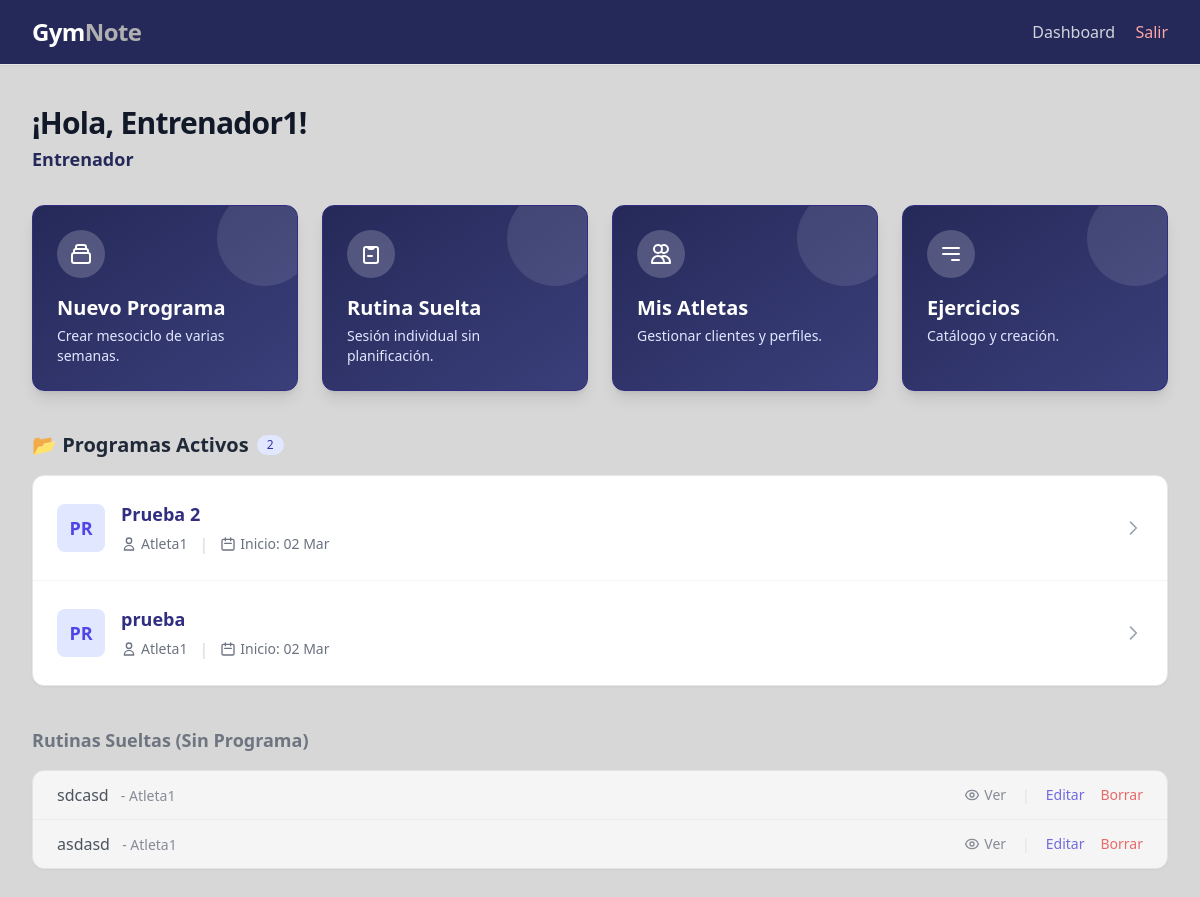
The app's page /dashboard/ (signed in) with its own data.
### core/models.py (models this page shows, shortened)
class PerfilUsuario(models.Model):
    TIPO_USUARIO = [
        ('entrenador', 'Entrenador'),
        ('atleta', 'Atleta'),
    ]
    user = models.OneToOneField(
        User,
        on_delete=models.CASCADE,
        related_name='perfil'  # Permite acceder al perfil mediante user.perfil
    )
    tipo = models.CharField(max_length=20, choices=TIPO_USUARIO)
    nombre = models.CharField(max_length=100)
    email = models.EmailField(unique=True)
    peso = models.DecimalField(
        max_digits=5,
        decimal_places=2,
        null=True,
        blank=True,
        help_text="Peso en kilogramos (solo atletas)"
    )
    entrenador = models.ForeignKey(
        'self',
        on_delete=models.SET_NULL,
        null=True,
        blank=True,
        related_name='atletas',
        help_text="Entrenador asignado (solo para atletas)"
    )
    class Meta:
        verbose_name = "Perfil de Usuario"
        verbose_name_plural = "Perfiles de Usuarios"
        ordering = ["nombre"]

class Mesociclo(models.Model):
    nombre = models.CharField(max_length=150, help_text="Ej: Bloque Hipertrofia - Enero")
    objetivo = models.CharField(max_length=200, blank=True, help_text="Objetivo principal (ej: Ganar Fuerza)")
    entrenador = models.ForeignKey(
        PerfilUsuario,
        on_delete=models.CASCADE,
        limit_choices_to={'tipo': 'entrenador'},
        related_name='mesociclos_creados'
    )
    atleta = models.ForeignKey(
        PerfilUsuario,
        on_delete=models.CASCADE,
        limit_choices_to={'tipo': 'atleta'},
        related_name='mesociclos'
    )
    fecha_inicio = models.DateField(default=timezone.now, verbose_name="Fecha de Inicio")
    semanas_objetivo = models.PositiveIntegerField(
        default=4,
        help_text="Duración planeada en semanas"
    )
    activo = models.BooleanField(default=True, help_text="Si está activo, aparece en el dashboard")
    notas = models.TextField(blank=True)
    created_at = models.DateTimeField(auto_now_add=True)
    class Meta:
        verbose_name = "Mesociclo"
        verbose_name_plural = "Mesociclos"
        ordering = ["-created_at"]

class Entrenamiento(models.Model):
    entrenador = models.ForeignKey(
        PerfilUsuario,
        on_delete=models.CASCADE,
        limit_choices_to={'tipo': 'entrenador'},  # Restringe la selección a usuarios con rol de entrenador.
        related_name='entrenamientos_creados'
    )
    atleta = models.ForeignKey(
        PerfilUsuario,
        on_delete=models.CASCADE,
        limit_choices_to={'tipo': 'atleta'},  # Restringe la selección a usuarios con rol de atleta.
        related_name='entrenamientos'
    )
    mesociclo = models.ForeignKey(
        Mesociclo,
        on_delete=models.SET_NULL,
        null=True,
        blank=True,
        related_name='entrenamientos',
        help_text="Bloque al que pertenece este entreno"
    )
    nombre = models.CharField(max_length=150, help_text="Nombre de la sesión (ej: Torso A)")
    notas = models.TextField(blank=True, help_text="Notas o comentarios del entrenamiento")
    semana = models.PositiveIntegerField(
        default=1,
        help_text="Número de semana dentro del mesociclo"
    )
    dia_orden = models.PositiveIntegerField(
        default=1,
        help_text="Orden de la sesión en la semana (1, 2, 3...)"
    )
    created_at = models.DateTimeField(auto_now_add=True)
    updated_at = models.DateTimeField(auto_now=True)
    class Meta:
        verbose_name = "Entrenamiento"
        verbose_name_plural = "Entrenamientos"
        ordering = ["-created_at"]
    nombre = models.CharField(max_length=150, help_text="Nombre del entrenamiento")
    notas = models.TextField(blank=True, help_text="Notas o comentarios del entrenamiento")
    ejercicios = models.ManyToManyField(
        Ejercicio,
        through='DetalleEntrenamiento',
        related_name='entrenamientos'
    )
    created_at = models.DateTimeField(auto_now_add=True)
    updated_at = models.DateTimeField(auto_now=True)
    class Meta:
        verbose_name = "Entrenamiento"
        verbose_name_plural = "Entrenamientos"
        ordering = ["-created_at"]  # Orden descendente por fecha de creación.

### core/views.py (the view, shortened to what this page needs)
# urls.py: path("", DashboardView.as_view(), name="home"),
class DashboardView(LoginRequiredMixin, TemplateView):
    template_name = "core/dashboard.html"
    def get_context_data(self, **kwargs):
        context = super().get_context_data(**kwargs)
        usuario = self.request.user
        try:
            perfil = getattr(usuario, 'perfil', None)
        except PerfilUsuario.DoesNotExist:
            perfil = None
        context["usuario"] = usuario
        context["perfil"] = perfil
        context["tipo_usuario"] = perfil.tipo if perfil else None
        if perfil:
            if perfil.tipo == "entrenador":
                context["mesociclos"] = Mesociclo.objects.filter(
                    entrenador=perfil,
                    activo=True
                ).order_by('-created_at')
                context["entrenamientos_creados"] = Entrenamiento.objects.filter(
                    entrenador=perfil,
                    mesociclo__isnull=True # <--- Importante: Filtramos para no repetir
                ).order_by('-created_at')[:5]
                context["total_atletas"] = PerfilUsuario.objects.filter(entrenador=perfil).count()
        return context

### templates/core/dashboard.html (shortened to what this page needs)
{% extends "base.html" %}
{% block content %}
    <div class="mb-8 flex justify-between items-end">
        <div>
            <h1 class="text-3xl font-extrabold text-gray-900 tracking-tight">
                ¡Hola, {{ perfil.nombre|default:request.user.username }}!
            </h1>
            <p class="mt-1 text-lg text-gray-500">
                 <span class="font-semibold text-primary capitalize">{{ tipo_usuario|default:"No definido" }}</span>
            </p>
        </div>
    </div>
    <div class="space-y-10">
        {% if tipo_usuario == 'entrenador' %}
            <div class="grid grid-cols-1 md:grid-cols-2 lg:grid-cols-4 gap-6">
                <a href="{% url 'mesociclo_crear' %}" class="block bg-gradient-to-br from-[#252959] to-[#3a3f7a] p-6 rounded-xl shadow-lg hover:shadow-2xl transition duration-300 transform hover:-translate-y-1 border border-indigo-900 relative overflow-hidden group">
                    <div class="absolute top-0 right-0 -mt-4 -mr-4 w-24 h-24 bg-white opacity-10 rounded-full group-hover:scale-150 transition-transform duration-500"></div>
                    <div class="flex items-center justify-center h-12 w-12 rounded-full bg-white/20 text-white backdrop-blur-sm mb-4 relative z-10">
                        <svg class="w-6 h-6" fill="none" stroke="currentColor" viewBox="0 0 24 24"><path stroke-linecap="round" stroke-linejoin="round" stroke-width="2" d="M19 11H5m14 0a2 2 0 012 2v6a2 2 0 01-2 2H5a2 2 0 01-2-2v-6a2 2 0 012-2m14 0V9a2 2 0 00-2-2M5 11V9a2 2 0 012-2m0 0V5a2 2 0 012-2h6a2 2 0 012 2v2M7 7h10"></path></svg>
                    </div>
                    <h3 class="text-xl font-bold text-white mb-1 relative z-10">Nuevo Programa</h3>
                    <p class="text-indigo-100 text-sm relative z-10">Crear mesociclo de varias semanas.</p>
                </a>
                <a href="{% url 'entrenamiento_crear' %}" class="block bg-gradient-to-br from-[#252959] to-[#3a3f7a] p-6 rounded-xl shadow-lg hover:shadow-2xl transition duration-300 transform hover:-translate-y-1 border border-indigo-900 relative overflow-hidden group">
                    <div class="absolute top-0 right-0 -mt-4 -mr-4 w-24 h-24 bg-white opacity-10 rounded-full group-hover:scale-150 transition-transform duration-500"></div>
                    <div class="flex items-center justify-center h-12 w-12 rounded-full bg-white/20 text-white backdrop-blur-sm mb-4 relative z-10">
                        <svg class="w-6 h-6" fill="none" stroke="currentColor" viewBox="0 0 24 24"><path stroke-linecap="round" stroke-linejoin="round" stroke-width="2" d="M9 5H7a2 2 0 00-2 2v12a2 2 0 002 2h10a2 2 0 002-2V7a2 2 0 00-2-2h-2M9 5a2 2 0 002 2h2a2 2 0 002-2M9 5h6m-6 9h4"></path></svg>
                    </div>
                    <h3 class="text-xl font-bold text-white mb-1 relative z-10">Rutina Suelta</h3>
                    <p class="text-indigo-100 text-sm relative z-10">Sesión individual sin planificación.</p>
                </a>
                <a href="{% url 'lista_atletas' %}" class="block bg-gradient-to-br from-[#252959] to-[#3a3f7a] p-6 rounded-xl shadow-lg hover:shadow-2xl transition duration-300 transform hover:-translate-y-1 border border-indigo-900 relative overflow-hidden group">
                    <div class="absolute top-0 right-0 -mt-4 -mr-4 w-24 h-24 bg-white opacity-10 rounded-full group-hover:scale-150 transition-transform duration-500"></div>
                    <div class="flex items-center justify-center h-12 w-12 rounded-full bg-white/20 text-white backdrop-blur-sm mb-4 relative z-10">
                        <svg class="w-6 h-6" fill="none" stroke="currentColor" viewBox="0 0 24 24"><path stroke-linecap="round" stroke-linejoin="round" stroke-width="2" d="M12 4.354a4 4 0 110 5.292M15 21H3v-1a6 6 0 0112 0v1zm0 0h6v-1a6 6 0 00-9-5.197M13 7a4 4 0 11-8 0 4 4 0 018 0z"></path></svg>
                    </div>
                    <h3 class="text-xl font-bold text-white mb-1 relative z-10">Mis Atletas</h3>
                    <p class="text-indigo-100 text-sm relative z-10">Gestionar clientes y perfiles.</p>
                </a>
                <a href="{% url 'ejercicio_lista' %}" class="block bg-gradient-to-br from-[#252959] to-[#3a3f7a] p-6 rounded-xl shadow-lg hover:shadow-2xl transition duration-300 transform hover:-translate-y-1 border border-indigo-900 relative overflow-hidden group">
                    <div class="absolute top-0 right-0 -mt-4 -mr-4 w-24 h-24 bg-white opacity-10 rounded-full group-hover:scale-150 transition-transform duration-500"></div>
                    <div class="flex items-center justify-center h-12 w-12 rounded-full bg-white/20 text-white backdrop-blur-sm mb-4 relative z-10">
                        <svg class="w-6 h-6" fill="none" stroke="currentColor" viewBox="0 0 24 24"><path stroke-linecap="round" stroke-linejoin="round" stroke-width="2" d="M4 6h16M4 12h16m-7 6h7"></path></svg>
                    </div>
                    <h3 class="text-xl font-bold text-white mb-1 relative z-10">Ejercicios</h3>
                    <p class="text-indigo-100 text-sm relative z-10">Catálogo y creación.</p>
                </a>
            </div>
            <div>
                <h2 class="text-xl font-bold text-gray-800 mb-4 flex items-center gap-2">
                    📂 Programas Activos
                    <span class="bg-indigo-100 text-indigo-800 text-xs font-medium px-2.5 py-0.5 rounded-full">{{ mesociclos.count }}</span>
                </h2>
                <div class="bg-white shadow-sm rounded-xl border border-gray-200 overflow-hidden">
                    {% if mesociclos %}
                    <ul role="list" class="divide-y divide-gray-100">
                        {% for programa in mesociclos %}
                        <li class="hover:bg-gray-50 transition duration-150">
                            <a href="{% url 'mesociclo_detalle' programa.pk %}" class="block p-6">
                                <div class="flex items-center justify-between">
                                    <div class="flex items-center gap-4">
                                        <div class="flex-shrink-0 h-12 w-12 bg-indigo-100 rounded-lg flex items-center justify-center text-indigo-600 font-bold text-lg">
                                            {{ programa.nombre|slice:":2"|upper }}
                                        </div>
                                        <div>
                                            <p class="text-lg font-semibold text-indigo-900">{{ programa.nombre }}</p>
                                            <div class="flex items-center gap-3 mt-1">
                                                <p class="text-sm text-gray-500 flex items-center gap-1">
                                                    <svg class="w-4 h-4" fill="none" stroke="currentColor" viewBox="0 0 24 24"><path stroke-linecap="round" stroke-linejoin="round" stroke-width="2" d="M16 7a4 4 0 11-8 0 4 4 0 018 0zM12 14a7 7 0 00-7 7h14a7 7 0 00-7-7z"></path></svg>
                                                    {{ programa.atleta.nombre }}
                                                </p>
                                                <span class="text-gray-300">|</span>
                                                <p class="text-sm text-gray-500 flex items-center gap-1">
                                                    <svg class="w-4 h-4" fill="none" stroke="currentColor" viewBox="0 0 24 24"><path stroke-linecap="round" stroke-linejoin="round" stroke-width="2" d="M8 7V3m8 4V3m-9 8h10M5 21h14a2 2 0 002-2V7a2 2 0 00-2-2H5a2 2 0 00-2 2v12a2 2 0 002 2z"></path></svg>
                                                    Inicio: {{ programa.fecha_inicio|date:"d M" }}
                                                </p>
                                            </div>
                                        </div>
                                    </div>
                                    <div class="flex items-center">
                                        <svg class="w-5 h-5 text-gray-400" fill="none" stroke="currentColor" viewBox="0 0 24 24"><path stroke-linecap="round" stroke-linejoin="round" stroke-width="2" d="M9 5l7 7-7 7"></path></svg>
                                    </div>
                                </div>
                            </a>
                        </li>
                        {% endfor %}
                    </ul>
                    {% else %}
                    <div class="p-8 text-center text-gray-500">
                        <p>No tienes programas activos.</p>
                        <a href="{% url 'mesociclo_crear' %}" class="text-indigo-600 hover:text-indigo-800 font-medium mt-2 inline-block">Crear el primero &rarr;</a>
                    </div>
                    {% endif %}
                </div>
            </div>
            {% if entrenamientos_creados %}
            <div class="opacity-75 mt-8">
                <h2 class="text-lg font-semibold text-gray-600 mb-4 font-bold">Rutinas Sueltas (Sin Programa)</h2>
                <div class="bg-white shadow-sm rounded-xl border border-gray-200 overflow-hidden">
                    <ul role="list" class="divide-y divide-gray-100">
                        {% for entreno in entrenamientos_creados %}
                        <li class="py-3 px-6 flex justify-between items-center hover:bg-gray-50">
                            <div>
                                <span class="font-medium text-gray-800">{{ entreno.nombre }}</span>
                                <span class="text-sm text-gray-500 ml-2">- {{ entreno.atleta.nombre }}</span>
                            </div>
                            <div class="flex gap-4 text-sm font-medium">
                                <a href="{% url 'entrenamiento_detail' entreno.pk %}" class="text-gray-500 hover:text-gray-900 flex items-center gap-1">
                                    Ver
                                </a>
                                <span class="text-gray-200">|</span>
                                <a href="{% url 'entrenamiento_update' pk=entreno.pk %}" class="text-indigo-600 hover:text-indigo-900">Editar</a>
                                <form method="post" action="{% url 'entrenamiento_delete' pk=entreno.pk %}" class="inline" onsubmit="return confirm('¿Borrar?');">
                                    <button type="submit" class="text-red-500 hover:text-red-700">Borrar</button>
                                </form>
                            </div>
                        </li>
                        {% endfor %}
                    </ul>
                </div>
            </div>
            {% endif %}
        {% endif %}
    </div>
{% endblock content %}

### records on screen
PerfilUsuario: nombre "Entrenador1", tipo "Entrenador"
Mesociclo: nombre "PR", nombre "Prueba 2", atleta.nombre "Atleta1", fecha_inicio "02 Mar"
Mesociclo: nombre "PR", nombre "prueba", atleta.nombre "Atleta1", fecha_inicio "02 Mar"
Entrenamiento: nombre "sdcasd", atleta.nombre "Atleta1"
Entrenamiento: nombre "asdasd", atleta.nombre "Atleta1"

### other values on screen
{{ mesociclos.count }} "2"
